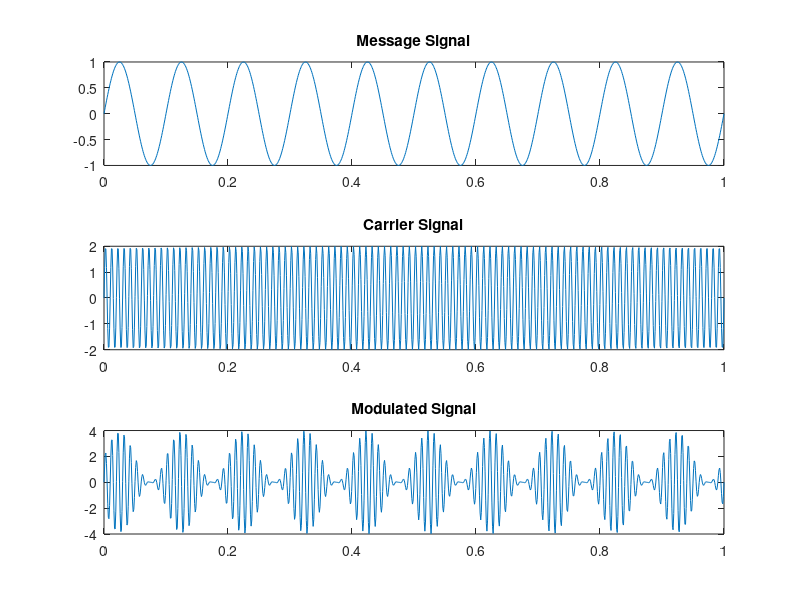
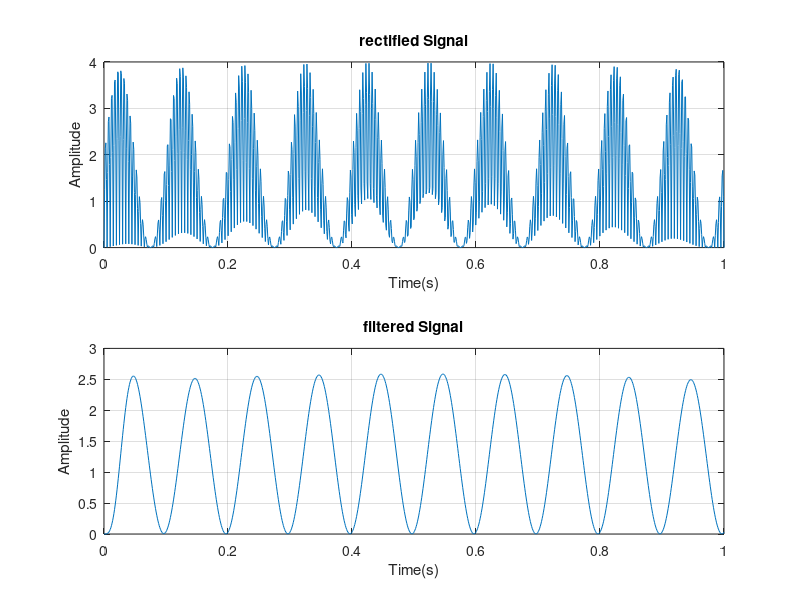

The MATLAB script that drew these images, in order:
clear all;
clc;

%time parameter
fs = 1000; %sampling frequency
t = linspace (0,1,1000);

%message signal parameters
fm = 10; 
Am = 1;

message_signal = Am*sin(2*pi*fm.*t);

%carrier signal parameters
fc = 100;
Ac = 2;

carrier_signal = Ac*sin(2*pi*fc.*t);

%modulated signal
modulated_signal = (1 + message_signal) .* carrier_signal;

%plotting
figure;
subplot(3, 1, 1);
plot(t,message_signal);
title('Message Signal');
%xlabel('Time(s)');
%ylabel('Amplitude');
%grid on;

subplot(3, 1, 2);
plot(t,carrier_signal);
title('Carrier Signal');
%xlabel('Time(s)');
%ylabel('Amplitude');
%grid on;

subplot(3, 1, 3);
plot(t,modulated_signal);
title('Modulated Signal');
%xlabel('Time(s)');
%ylabel('Amplitude');
%grid on;

%demodulation

% 1. rectification process
rectified_signal = abs(modulated_signal);

figure;
subplot(2, 1, 1);
plot(t,modulated_signal);
title('Modulated Signal');
xlabel('Time(s)');
ylabel('Amplitude');
grid on;

subplot(2, 1, 2);
plot(t,rectified_signal);
title('Rectified Signal');
xlabel('Time(s)');
ylabel('Amplitude');
grid on;

% 2.low pass filter
%lowpass filter parameters
cutoff_freq = 20;
%lowpass filter design
order = 4;
myquist_freq = fs/2;
normalize_cutoff_freq = cutoff_freq / myquist_freq;
[b,a] = butter(order, normalize_cutoff_freq, 'low');

%apply the lowpass filter to the rectified signal
filtered_signal = filter(b,a,rectified_signal);

%plotting

subplot(2, 1, 1);
plot(t,rectified_signal);
title('rectified Signal');
xlabel('Time(s)');
ylabel('Amplitude');
grid on;
subplot(2, 1, 2);
plot(t,filtered_signal);
title('filtered Signal');
xlabel('Time(s)');
ylabel('Amplitude');
grid on;

